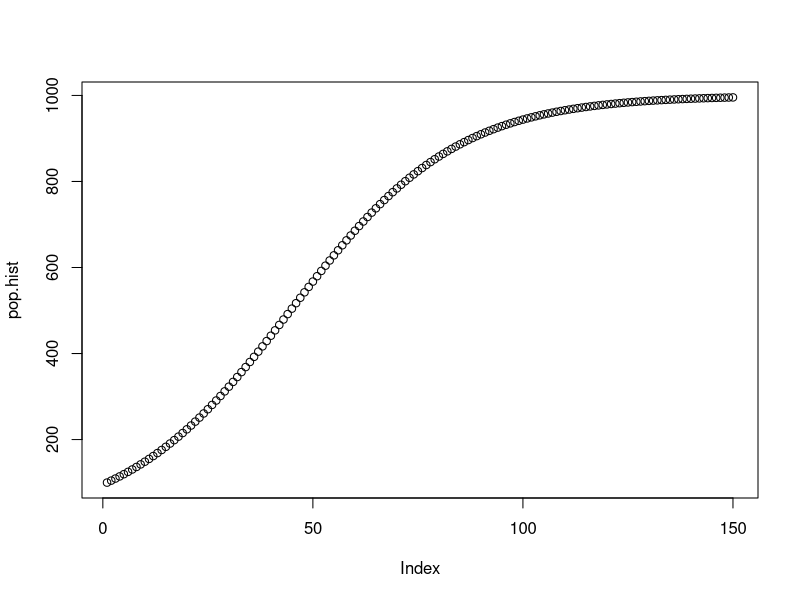

Here is the R script that generated this plot: (Note: this script raises an error after producing the figure.)
pop<-100
K<-1000
pop.hist<-c()
r<-0.05
for (i in 1:150) {
	pop.hist[i]<-pop
	pop<-pop*exp(r*(1-pop/K))
}
plot(pop.hist)

pop<-pop*exp(r(1-pop/k))